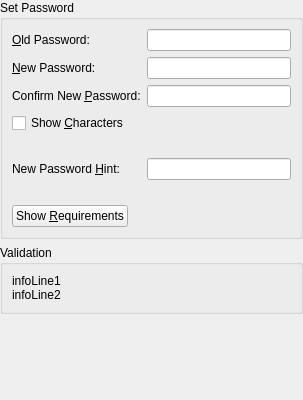
<?xml version="1.0" encoding="UTF-8"?>
<ui version="4.0">
 <class>PasswordWidget</class>
 <widget class="QWidget" name="PasswordWidget">
  <property name="geometry">
   <rect>
    <x>0</x>
    <y>0</y>
    <width>303</width>
    <height>400</height>
   </rect>
  </property>
  <property name="windowTitle">
   <string notr="true">PasswordWidget</string>
  </property>
  <layout class="QVBoxLayout" name="pVerticalLayout_">
   <property name="leftMargin">
    <number>0</number>
   </property>
   <property name="topMargin">
    <number>0</number>
   </property>
   <property name="rightMargin">
    <number>0</number>
   </property>
   <property name="bottomMargin">
    <number>0</number>
   </property>
   <item>
    <widget class="QGroupBox" name="groupBox">
     <property name="title">
      <string>Set Password</string>
     </property>
     <layout class="QFormLayout" name="formLayout">
      <item row="0" column="0">
       <widget class="QLabel" name="pLabelOldPassword_">
        <property name="text">
         <string notr="true">&amp;Old Password:</string>
        </property>
        <property name="buddy">
         <cstring>pLineEditOldPassword_</cstring>
        </property>
       </widget>
      </item>
      <item row="0" column="1">
       <widget class="QLineEdit" name="pLineEditOldPassword_">
        <property name="echoMode">
         <enum>QLineEdit::Password</enum>
        </property>
       </widget>
      </item>
      <item row="1" column="0">
       <widget class="QLabel" name="pLabelNewPassword_">
        <property name="text">
         <string notr="true">&amp;New Password:</string>
        </property>
        <property name="buddy">
         <cstring>pLineEditNewPassword_</cstring>
        </property>
       </widget>
      </item>
      <item row="1" column="1">
       <widget class="QLineEdit" name="pLineEditNewPassword_">
        <property name="echoMode">
         <enum>QLineEdit::Password</enum>
        </property>
       </widget>
      </item>
      <item row="2" column="0">
       <widget class="QLabel" name="pLabelConfirmNewPassword_">
        <property name="text">
         <string notr="true">Confirm New &amp;Password:</string>
        </property>
        <property name="buddy">
         <cstring>pLineEditConfirmNewPassword_</cstring>
        </property>
       </widget>
      </item>
      <item row="2" column="1">
       <widget class="QLineEdit" name="pLineEditConfirmNewPassword_">
        <property name="echoMode">
         <enum>QLineEdit::Password</enum>
        </property>
       </widget>
      </item>
      <item row="5" column="0">
       <widget class="QLabel" name="pLabelNewPasswordHint_">
        <property name="text">
         <string notr="true">New Password &amp;Hint:</string>
        </property>
        <property name="buddy">
         <cstring>pLineEditNewPasswordHint_</cstring>
        </property>
       </widget>
      </item>
      <item row="5" column="1">
       <widget class="QLineEdit" name="pLineEditNewPasswordHint_"/>
      </item>
      <item row="3" column="0" colspan="2">
       <widget class="QCheckBox" name="pCheckBoxShowCharacters_">
        <property name="text">
         <string>Show &amp;Characters</string>
        </property>
       </widget>
      </item>
      <item row="4" column="0">
       <spacer name="pVerticalSpacerPasswordHint_">
        <property name="orientation">
         <enum>Qt::Vertical</enum>
        </property>
        <property name="sizeHint" stdset="0">
         <size>
          <width>20</width>
          <height>13</height>
         </size>
        </property>
       </spacer>
      </item>
      <item row="7" column="0">
       <widget class="QPushButton" name="pPushButtonShowRequirements_">
        <property name="text">
         <string>Show &amp;Requirements</string>
        </property>
       </widget>
      </item>
      <item row="6" column="0">
       <spacer name="verticalSpacer_3">
        <property name="orientation">
         <enum>Qt::Vertical</enum>
        </property>
        <property name="sizeHint" stdset="0">
         <size>
          <width>20</width>
          <height>13</height>
         </size>
        </property>
       </spacer>
      </item>
     </layout>
    </widget>
   </item>
   <item>
    <widget class="QGroupBox" name="groupBox_2">
     <property name="title">
      <string>Validation</string>
     </property>
     <layout class="QGridLayout" name="gridLayout">
      <item row="0" column="0">
       <widget class="QLabel" name="pLabelPasswordInfo_">
        <property name="text">
         <string notr="true">infoLine1
infoLine2</string>
        </property>
        <property name="wordWrap">
         <bool>true</bool>
        </property>
       </widget>
      </item>
     </layout>
    </widget>
   </item>
   <item>
    <spacer name="verticalSpacer">
     <property name="orientation">
      <enum>Qt::Vertical</enum>
     </property>
     <property name="sizeHint" stdset="0">
      <size>
       <width>20</width>
       <height>0</height>
      </size>
     </property>
    </spacer>
   </item>
   <item>
    <widget class="::cppdevtk::gui::CapsLockWidget" name="pCapsLockWidget_" native="true"/>
   </item>
  </layout>
 </widget>
 <customwidgets>
  <customwidget>
   <class>::cppdevtk::gui::CapsLockWidget</class>
   <extends>QWidget</extends>
   <header location="global">cppdevtk/gui/caps_lock_widget.hpp</header>
   <container>1</container>
  </customwidget>
 </customwidgets>
 <tabstops>
  <tabstop>pLineEditOldPassword_</tabstop>
  <tabstop>pLineEditNewPassword_</tabstop>
  <tabstop>pLineEditConfirmNewPassword_</tabstop>
  <tabstop>pCheckBoxShowCharacters_</tabstop>
  <tabstop>pLineEditNewPasswordHint_</tabstop>
  <tabstop>pPushButtonShowRequirements_</tabstop>
 </tabstops>
 <resources/>
 <connections/>
</ui>
